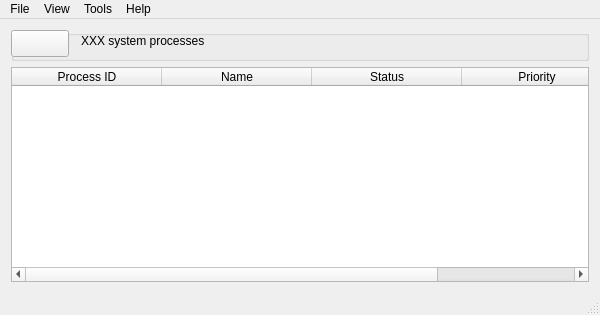
<?xml version="1.0" encoding="UTF-8"?>
<ui version="4.0">
 <class>MainWindow</class>
 <widget class="QMainWindow" name="MainWindow">
  <property name="geometry">
   <rect>
    <x>0</x>
    <y>0</y>
    <width>600</width>
    <height>315</height>
   </rect>
  </property>
  <property name="sizePolicy">
   <sizepolicy hsizetype="Maximum" vsizetype="Maximum">
    <horstretch>0</horstretch>
    <verstretch>0</verstretch>
   </sizepolicy>
  </property>
  <property name="minimumSize">
   <size>
    <width>600</width>
    <height>315</height>
   </size>
  </property>
  <property name="windowTitle">
   <string>Task Stalker</string>
  </property>
  <property name="windowIcon">
   <iconset resource="images.qrc">
    <normaloff>:/img/icon.png</normaloff>:/img/icon.png</iconset>
  </property>
  <widget class="QWidget" name="centralWidget">
   <property name="sizePolicy">
    <sizepolicy hsizetype="Expanding" vsizetype="Expanding">
     <horstretch>0</horstretch>
     <verstretch>0</verstretch>
    </sizepolicy>
   </property>
   <layout class="QVBoxLayout" name="verticalLayout">
    <property name="sizeConstraint">
     <enum>QLayout::SetDefaultConstraint</enum>
    </property>
    <item>
     <widget class="QGroupBox" name="groupBox">
      <property name="title">
       <string/>
      </property>
      <property name="alignment">
       <set>Qt::AlignLeading|Qt::AlignLeft|Qt::AlignTop</set>
      </property>
      <property name="flat">
       <bool>false</bool>
      </property>
      <widget class="QPushButton" name="toggleUpdateButton">
       <property name="geometry">
        <rect>
         <x>0</x>
         <y>0</y>
         <width>58</width>
         <height>27</height>
        </rect>
       </property>
       <property name="sizePolicy">
        <sizepolicy hsizetype="Fixed" vsizetype="Fixed">
         <horstretch>0</horstretch>
         <verstretch>0</verstretch>
        </sizepolicy>
       </property>
       <property name="text">
        <string/>
       </property>
      </widget>
      <widget class="QLabel" name="processCountLabel">
       <property name="geometry">
        <rect>
         <x>70</x>
         <y>0</y>
         <width>321</width>
         <height>21</height>
        </rect>
       </property>
       <property name="text">
        <string>XXX system processes</string>
       </property>
      </widget>
     </widget>
    </item>
    <item>
     <widget class="QTableWidget" name="procTable">
      <property name="sizePolicy">
       <sizepolicy hsizetype="Expanding" vsizetype="Expanding">
        <horstretch>0</horstretch>
        <verstretch>0</verstretch>
       </sizepolicy>
      </property>
      <property name="contextMenuPolicy">
       <enum>Qt::ActionsContextMenu</enum>
      </property>
      <property name="lineWidth">
       <number>1</number>
      </property>
      <property name="horizontalScrollBarPolicy">
       <enum>Qt::ScrollBarAsNeeded</enum>
      </property>
      <property name="editTriggers">
       <set>QAbstractItemView::NoEditTriggers</set>
      </property>
      <property name="alternatingRowColors">
       <bool>true</bool>
      </property>
      <property name="selectionMode">
       <enum>QAbstractItemView::SingleSelection</enum>
      </property>
      <property name="selectionBehavior">
       <enum>QAbstractItemView::SelectRows</enum>
      </property>
      <property name="showGrid">
       <bool>false</bool>
      </property>
      <property name="gridStyle">
       <enum>Qt::NoPen</enum>
      </property>
      <property name="sortingEnabled">
       <bool>true</bool>
      </property>
      <property name="wordWrap">
       <bool>false</bool>
      </property>
      <property name="cornerButtonEnabled">
       <bool>true</bool>
      </property>
      <property name="columnCount">
       <number>4</number>
      </property>
      <attribute name="horizontalHeaderVisible">
       <bool>true</bool>
      </attribute>
      <attribute name="horizontalHeaderCascadingSectionResizes">
       <bool>false</bool>
      </attribute>
      <attribute name="horizontalHeaderDefaultSectionSize">
       <number>150</number>
      </attribute>
      <attribute name="horizontalHeaderShowSortIndicator" stdset="0">
       <bool>true</bool>
      </attribute>
      <attribute name="horizontalHeaderStretchLastSection">
       <bool>true</bool>
      </attribute>
      <attribute name="verticalHeaderVisible">
       <bool>false</bool>
      </attribute>
      <attribute name="verticalHeaderVisible">
       <bool>false</bool>
      </attribute>
      <attribute name="horizontalHeaderShowSortIndicator" stdset="0">
       <bool>true</bool>
      </attribute>
      <attribute name="horizontalHeaderStretchLastSection">
       <bool>true</bool>
      </attribute>
      <attribute name="horizontalHeaderCascadingSectionResizes">
       <bool>false</bool>
      </attribute>
      <attribute name="horizontalHeaderVisible">
       <bool>true</bool>
      </attribute>
      <attribute name="horizontalHeaderDefaultSectionSize">
       <number>150</number>
      </attribute>
      <column>
       <property name="text">
        <string>Process ID</string>
       </property>
      </column>
      <column>
       <property name="text">
        <string>Name</string>
       </property>
      </column>
      <column>
       <property name="text">
        <string>Status</string>
       </property>
      </column>
      <column>
       <property name="text">
        <string>Priority</string>
       </property>
      </column>
     </widget>
    </item>
   </layout>
  </widget>
  <widget class="QMenuBar" name="menuBar">
   <property name="enabled">
    <bool>true</bool>
   </property>
   <property name="geometry">
    <rect>
     <x>0</x>
     <y>0</y>
     <width>600</width>
     <height>25</height>
    </rect>
   </property>
   <widget class="QMenu" name="menuHelp">
    <property name="title">
     <string>Help</string>
    </property>
    <addaction name="actionDocumentation"/>
    <addaction name="actionAbout"/>
   </widget>
   <widget class="QMenu" name="menuTools">
    <property name="title">
     <string>Tools</string>
    </property>
    <addaction name="actionSimulate"/>
    <addaction name="actionSettings"/>
   </widget>
   <widget class="QMenu" name="menuID">
    <property name="title">
     <string>File</string>
    </property>
    <addaction name="actionQuit"/>
   </widget>
   <widget class="QMenu" name="menuView">
    <property name="title">
     <string>View</string>
    </property>
    <addaction name="actionSystem_Information"/>
    <addaction name="actionRunning_Processes"/>
   </widget>
   <addaction name="menuID"/>
   <addaction name="menuView"/>
   <addaction name="menuTools"/>
   <addaction name="menuHelp"/>
  </widget>
  <widget class="QStatusBar" name="statusBar">
   <property name="enabled">
    <bool>true</bool>
   </property>
  </widget>
  <action name="actionQuit">
   <property name="text">
    <string>Quit</string>
   </property>
   <property name="shortcut">
    <string>Ctrl+Q</string>
   </property>
  </action>
  <action name="actionDocumentation">
   <property name="text">
    <string>Documentation</string>
   </property>
   <property name="shortcut">
    <string>F1</string>
   </property>
  </action>
  <action name="actionSimulate">
   <property name="text">
    <string>Simulate</string>
   </property>
   <property name="shortcut">
    <string>Ctrl+S</string>
   </property>
  </action>
  <action name="actionAbout">
   <property name="text">
    <string>About</string>
   </property>
   <property name="shortcut">
    <string>F2</string>
   </property>
  </action>
  <action name="actionSettings">
   <property name="text">
    <string>Settings</string>
   </property>
   <property name="shortcut">
    <string>F12</string>
   </property>
  </action>
  <action name="actionViewRunning">
   <property name="text">
    <string>View Running</string>
   </property>
   <property name="shortcut">
    <string>Ctrl+R</string>
   </property>
  </action>
  <action name="actionView">
   <property name="icon">
    <iconset resource="images.qrc">
     <normaloff>:/img/view.png</normaloff>:/img/view.png</iconset>
   </property>
   <property name="text">
    <string>View</string>
   </property>
   <property name="iconVisibleInMenu">
    <bool>true</bool>
   </property>
  </action>
  <action name="actionStop">
   <property name="icon">
    <iconset resource="images.qrc">
     <normaloff>:/img/stop.png</normaloff>:/img/stop.png</iconset>
   </property>
   <property name="text">
    <string>Stop</string>
   </property>
   <property name="iconVisibleInMenu">
    <bool>true</bool>
   </property>
  </action>
  <action name="actionResume">
   <property name="icon">
    <iconset resource="images.qrc">
     <normaloff>:/img/resume.png</normaloff>:/img/resume.png</iconset>
   </property>
   <property name="text">
    <string>Resume</string>
   </property>
   <property name="iconVisibleInMenu">
    <bool>true</bool>
   </property>
  </action>
  <action name="actionTerminate">
   <property name="icon">
    <iconset resource="images.qrc">
     <normaloff>:/img/terminate.png</normaloff>:/img/terminate.png</iconset>
   </property>
   <property name="text">
    <string>Terminate</string>
   </property>
   <property name="iconVisibleInMenu">
    <bool>true</bool>
   </property>
  </action>
  <action name="actionKill">
   <property name="icon">
    <iconset resource="images.qrc">
     <normaloff>:/img/kill.png</normaloff>:/img/kill.png</iconset>
   </property>
   <property name="text">
    <string>Kill</string>
   </property>
   <property name="iconVisibleInMenu">
    <bool>true</bool>
   </property>
  </action>
  <action name="actionSystem_Information">
   <property name="text">
    <string>System Information</string>
   </property>
   <property name="shortcut">
    <string>Ctrl+I</string>
   </property>
  </action>
  <action name="actionRunning_Processes">
   <property name="text">
    <string>Running Processes</string>
   </property>
   <property name="shortcut">
    <string>Ctrl+R</string>
   </property>
  </action>
 </widget>
 <layoutdefault spacing="6" margin="11"/>
 <resources>
  <include location="images.qrc"/>
 </resources>
 <connections/>
</ui>
